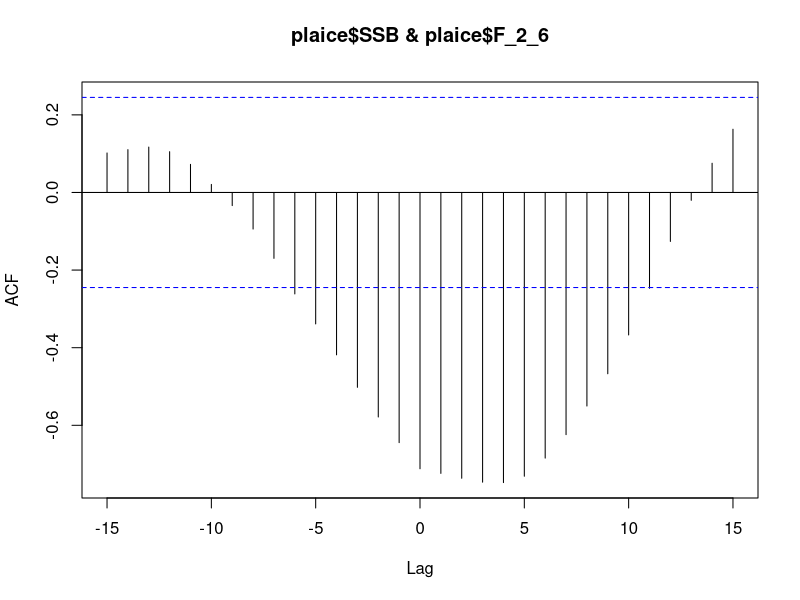
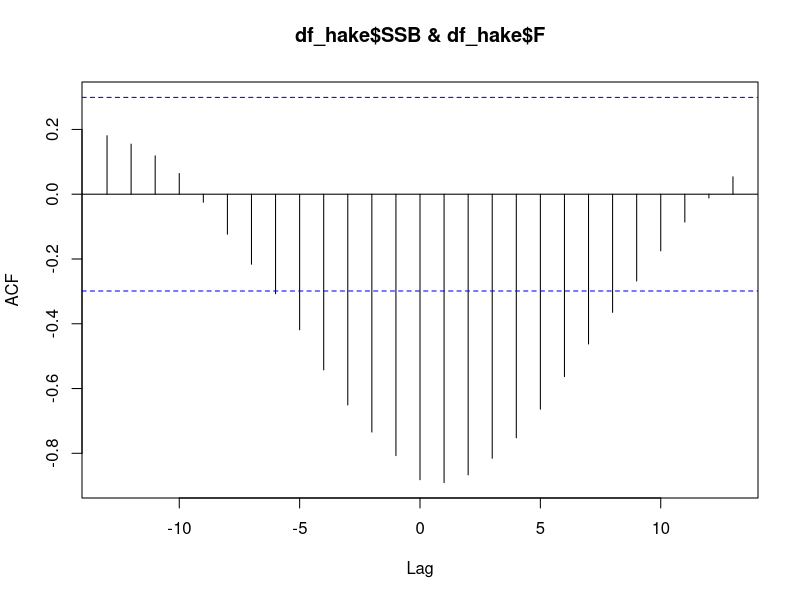
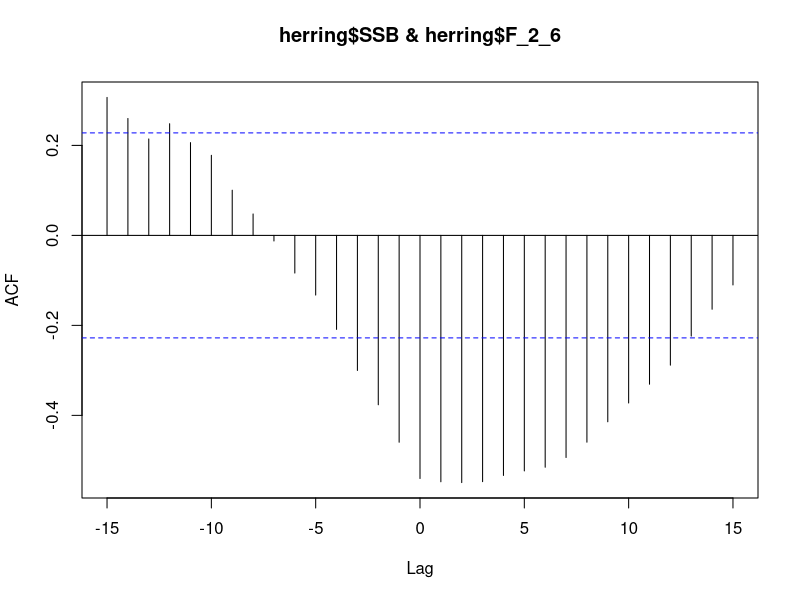
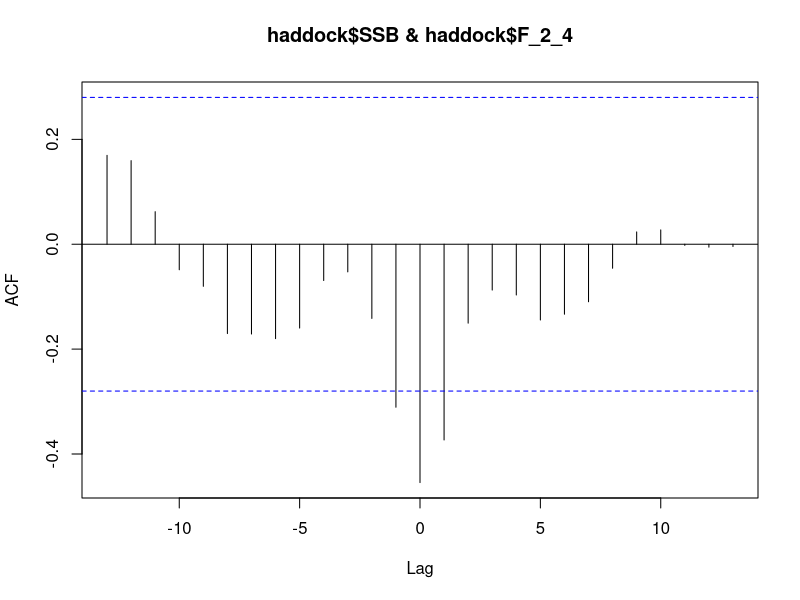
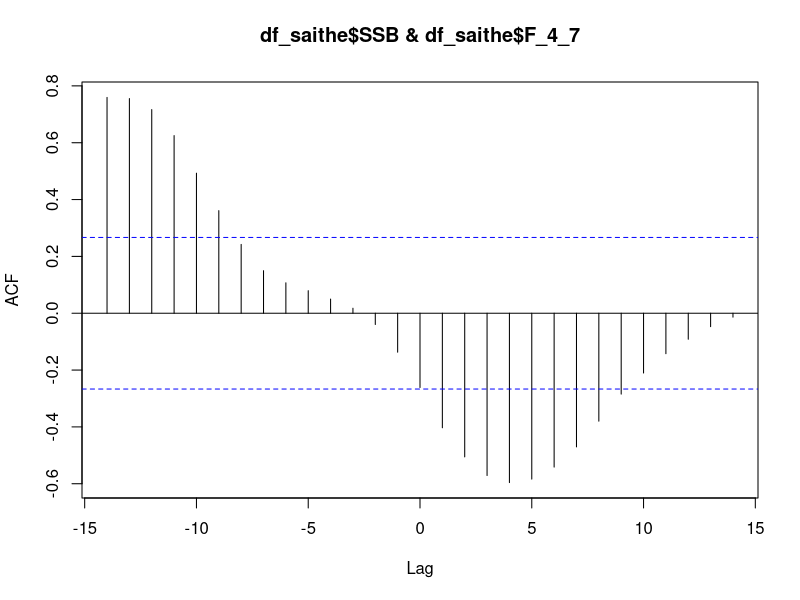
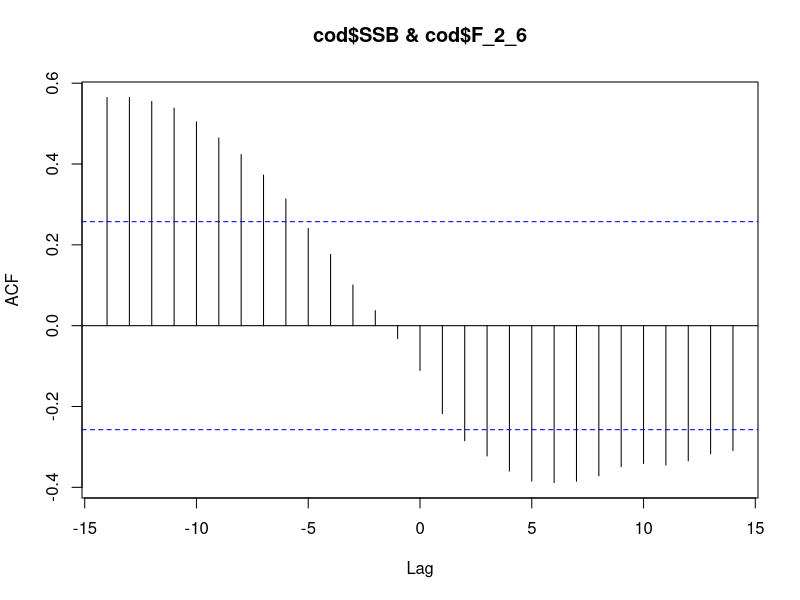
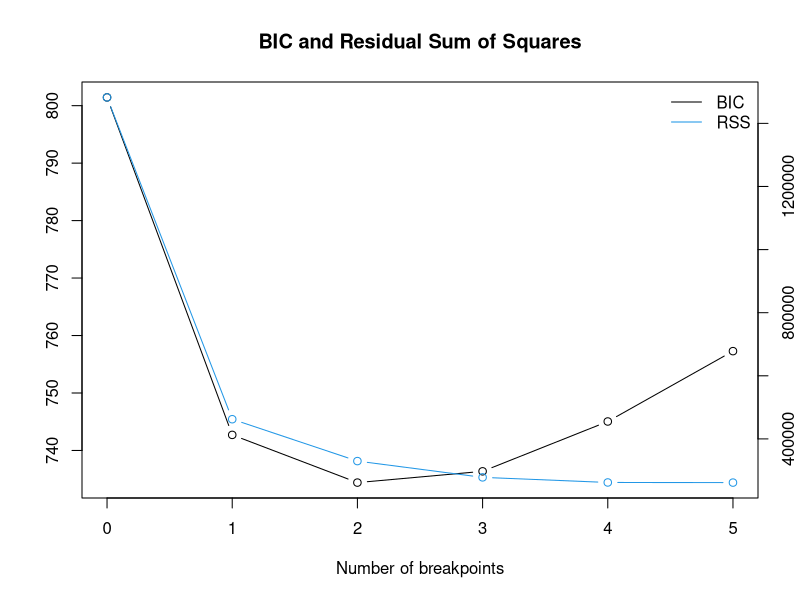
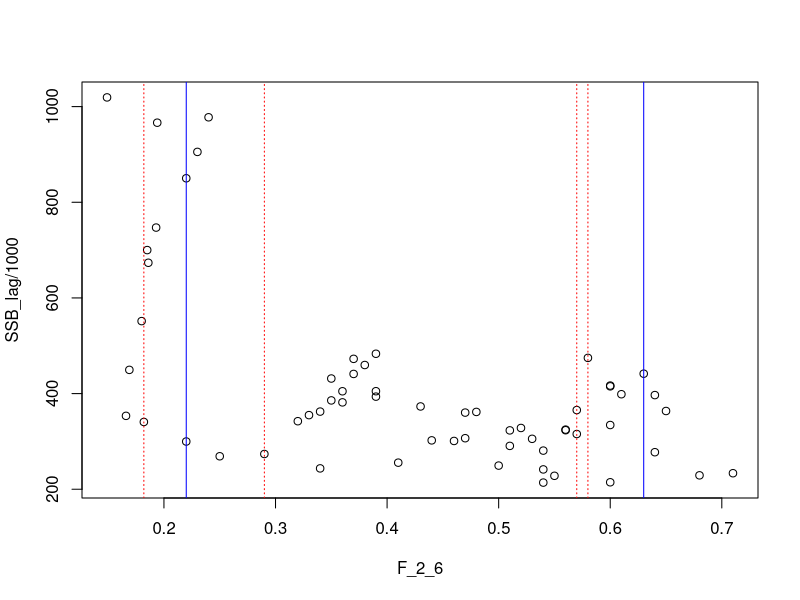

Write the R code that produced these figures, in order.
#2_Hysteresis_analysis ----

library(tidyverse)
library(ggrepel)
library(readxl)

#load data
#setwd("~/Desktop/Courses/1_Advanced fisheries science/Paper/All_data/Stock_Assessment_Data_2021")
plaice <- read.csv("SA_plaice_2021.csv",
                   sep = ",")
df_hake <- read.csv("SA_hake_2021.csv", sep = ",")
herring <- read.csv("SA_herring_2021.csv",
                    sep = ",")
haddock <- read.csv("SA_haddock_2021.csv",
                    sep = ",")
df_saithe<-read.csv("SA_saithe_2021.csv", sep = ",")
cod <- read.csv("SA_cod_2021.csv",
                sep = ",")

#test for time lags (Ft-n) ####
plaice <- plaice[-65,]
ccf(plaice$SSB, plaice$F_2_6, type = "correlation") #3 years

df_hake <- df_hake[-44,]
ccf(df_hake$SSB, df_hake$F, type = "correlation") #No lag

herring <- herring[-75,]
ccf(herring$SSB, herring$F_2_6, type = "correlation") #No lag

haddock <- haddock[-50,]
ccf(haddock$SSB, haddock$F_2_4, type = "correlation") #No lag

df_saithe <- df_saithe[-55,]
ccf(df_saithe$SSB, df_saithe$F_4_7, type = "correlation") #4 years

cod <- cod[-59,]
ccf(cod$SSB, cod$F_2_6, type = "correlation") #5 years



#Break point analysis ####
opt_bpts <- function(x) {
  #x = bpts_sum$RSS["BIC",]
  n <- length(x)
  lowest <- vector("logical", length = n-1)
  lowest[1] <- FALSE
  for (i in 2:n) {
    lowest[i] <- x[i] < x[i-1] & x[i] < x[i+1]
  }
  out <- as.integer(names(x)[lowest])
  return(out)
}



# 1.Plaice #####
plaice <- read.csv("SA_plaice_2021.csv",
                   sep = ",")


plaice$SSB_lag <- lag(plaice$SSB, 3)

## 1.1.breakpoint analysis#####
bpts <- strucchange::breakpoints(SSB_lag/1000 ~  F_2_6, data = plaice)

plot(bpts)
summary(bpts)

bpts_sum <- summary(bpts)
opt_brks <- opt_bpts(bpts_sum$RSS["BIC",])
opt_brks #2
bpts2 <- strucchange:: breakpoints(bpts, breaks = opt_brks)
best_brk <- plaice$F_2_6[bpts2$breakpoints]

best_brk # 0.63 0.22

par(mfrow = c(1,1))
ci_mod <- confint(bpts, breaks = opt_brks)
plot(SSB_lag/1000 ~ F_2_6, data = plaice, type = "p")
for (i in 1: opt_brks) {
  abline(v = plaice$F_2_6[ci_mod$confint[i,2]], col = "blue")
  abline(v = plaice$F_2_6[ci_mod$confint[i,1]], col = "red", lty = 3)
  abline(v = plaice$F_2_6[ci_mod$confint[i,3]], col = "red", lty = 3)
}
#get corresponding years:
best_brk_years <- plaice$Year[bpts2$breakpoints]
best_brk_years
#1992, 2008


# 2.Hake ####
df_hake <- read.csv("SA_hake_2021.csv", sep = ",")


df_hake<-df_hake %>% mutate(
  R = R_0,
  Fishing = F,
  SSB = SSB/1000)


## 2.1.breakpoint analysis#####
bpts <- strucchange :: breakpoints(SSB ~ Fishing, data = df_hake)


plot(bpts)
summary(bpts)

bpts_sum <- summary(bpts)
opt_brks <- opt_bpts(bpts_sum$RSS["BIC",])
opt_brks #1 3

bpts2 <- strucchange:: breakpoints(bpts, breaks = opt_brks[1]) #with 1
best_brk <- df_hake$Fishing[bpts2$breakpoints]
best_brk #0.37

bpts2 <- strucchange:: breakpoints(bpts, breaks = opt_brks[2]) #with 3
best_brk <- df_hake$Fishing[bpts2$breakpoints]
best_brk #1.10 0.60 0.25

#Don´t use fishing values but years to derive the breakpoints, as we want to know the corresponding year
best_brk <- df_hake$Year[bpts2$breakpoints]
best_brk # 1993 2008 2014

par(mfrow = c(1,1))
ci_mod <- confint(bpts, breaks = opt_brks[1]) #with 1
plot(SSB ~ Fishing, data = df_hake, type = "p")
for (i in 1: opt_brks[1]) {
  abline(v = df_hake$Fishing[ci_mod$confint[i,2]], col = "blue")
  abline(v = df_hake$Fishing[ci_mod$confint[i,1]], col = "red", lty = 3)
  abline(v = df_hake$Fishing[ci_mod$confint[i,3]], col = "red", lty = 3)
}


par(mfrow = c(1,1))
ci_mod <- confint(bpts, breaks = opt_brks[2]) #with 3
plot(SSB ~ Fishing, data = df_hake, type = "p")
for (i in 1: opt_brks[2]) {
  abline(v = df_hake$Fishing[ci_mod$confint[i,2]], col = "blue")
  abline(v = df_hake$Fishing[ci_mod$confint[i,1]], col = "red", lty = 3)
  abline(v = df_hake$Fishing[ci_mod$confint[i,3]], col = "red", lty = 3)
}


# 3.Herring####
herring <- read.csv("SA_herring_2021.csv",
                    sep = ",")


## 3.1.breakpoint analysis#####
bpts <- strucchange :: breakpoints(SSB/1000 ~ F_2_6, data = herring)


plot(bpts)
summary(bpts)

bpts_sum <- summary(bpts)
opt_brks <- opt_bpts(bpts_sum$RSS["BIC",])
opt_brks #4
bpts2 <- strucchange:: breakpoints(bpts, breaks = opt_brks)
best_brk <- herring$F_2_6[bpts2$breakpoints]

best_brk #0.27 1.08 0.27 0.22 ---> 2x 0.27

best_brk_years <- herring$Year[bpts2$breakpoints]
best_brk_years
#1957 1968 1983 2000

par(mfrow = c(1,1))
ci_mod <- confint(bpts, breaks = opt_brks)
plot(SSB/1000 ~ F_2_6, data = herring, type = "p")
for (i in 1: opt_brks) {
  abline(v = herring$F_2_6[ci_mod$confint[i,2]], col = "blue")
  abline(v = herring$F_2_6[ci_mod$confint[i,1]], col = "red", lty = 3)
  abline(v = herring$F_2_6[ci_mod$confint[i,3]], col = "red", lty = 3)
}


# 4.Haddock#####----
haddock <- read.csv("SA_haddock_2021.csv",
                    sep = ",")
haddock <- haddock[-50,]

## 4.1.breakpoint analysis#####
bpts <- strucchange :: breakpoints(SSB/1000 ~ F_2_4, data = haddock)


plot(bpts)
summary(bpts)

bpts_sum <- summary(bpts)
opt_brks <- opt_bpts(bpts_sum$RSS["BIC",])
opt_brks #2
bpts2 <- strucchange:: breakpoints(bpts, breaks = opt_brks)
best_brk <- haddock$F_2_4[bpts2$breakpoints]

best_brk #0.91 0.21

par(mfrow = c(1,1))
ci_mod <- confint(bpts, breaks = opt_brks)
plot(SSB/1000 ~ F_2_4, data = haddock, type = "p")
for (i in 1: opt_brks) {
  abline(v = haddock$F_2_4[ci_mod$confint[i,2]], col = "blue")
  abline(v = haddock$F_2_4[ci_mod$confint[i,1]], col = "red", lty = 3)
  abline(v = haddock$F_2_4[ci_mod$confint[i,3]], col = "red", lty = 3)
}

best_brk_years <- best_brk <- haddock$Year[bpts2$breakpoints]
best_brk_years
# 1989 2003


# 5.Saithe ####

df_saithe<-read.csv("SA_saithe_2021.csv", sep = ",")

df_saithe <- df_saithe[-55,]

df_saithe<-df_saithe %>% mutate(
  catches = Landings+Discards,
  exploit_rate = catches/SSB,
  SSB = SSB/1000,
  R = R_3/1000,
  R_low = R_low/1000,
  R_high = R_high/1000)

df_saithe$SSB_lag <- lag(df_saithe$SSB, 4)

## 5.1.breakpoint analysis#####
bpts <- strucchange :: breakpoints(SSB_lag ~ F_4_7, data = df_saithe)

plot(bpts)
summary(bpts)

bpts_sum <- summary(bpts)
opt_brks <- opt_bpts(bpts_sum$RSS["BIC",])
opt_brks #3
bpts2 <- strucchange:: breakpoints(bpts, breaks = opt_brks)
best_brk <- df_saithe$F_4_7[bpts2$breakpoints]

best_brk #0.43 0.65 0.51

par(mfrow = c(1,1))
ci_mod <- confint(bpts, breaks = opt_brks)
plot(SSB_lag ~ F_4_7, data = df_saithe, type = "p")
for (i in 1: opt_brks) {
  abline(v = df_saithe$F_4_7[ci_mod$confint[i,2]], col = "blue")
  abline(v = df_saithe$F_4_7[ci_mod$confint[i,1]], col = "red", lty = 3)
  abline(v = df_saithe$F_4_7[ci_mod$confint[i,3]], col = "red", lty = 3)
}

best_brk_years <- df_saithe$Year[bpts2$breakpoints]

best_brk_years #1973 1983 1996



# 6.Cod ####
cod <- read.csv("SA_cod_2021.csv",
                sep = ",")
cod$SSB_lag <- lag(cod$SSB, 5)

## 6.1.breakpoint analysis #####
bpts <- strucchange :: breakpoints(SSB_lag/1000 ~ F_2_6, data = cod)


plot(bpts)
summary(bpts)

bpts_sum <- summary(bpts)
opt_brks <- opt_bpts(bpts_sum$RSS["BIC",])
opt_brks #5, allerdings ist der BIC Unterschied von 4 zu 5 nur 0.1, daher nehmen wir nur 4 breakpoints
opt_brks <- 4
bpts2 <- strucchange:: breakpoints(bpts, breaks = opt_brks)
best_brk <- cod$F_2_6[bpts2$breakpoints]

best_brk #0.81 1.03 1.14 0.66

par(mfrow = c(1,1))
ci_mod <- confint(bpts, breaks = opt_brks)
plot(SSB/1000 ~ F_2_6, data = cod, type = "p")
for (i in 1: opt_brks) {
  abline(v = cod$F_2_6[ci_mod$confint[i,2]], col = "blue")
  abline(v = cod$F_2_6[ci_mod$confint[i,1]], col = "red", lty = 3)
  abline(v = cod$F_2_6[ci_mod$confint[i,3]], col = "red", lty = 3)
}

best_brk_years <- cod$Year[bpts2$breakpoints]

best_brk_years #1972 1983 1999, 2007
